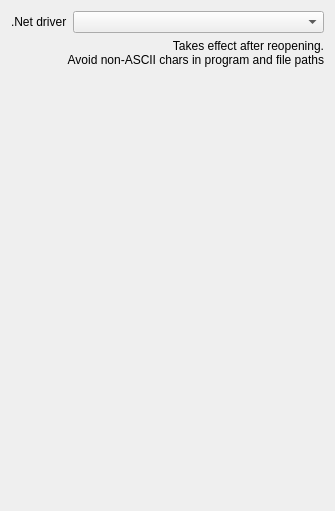
<?xml version="1.0" encoding="UTF-8"?>
<ui version="4.0">
 <class>Form</class>
 <widget class="QWidget" name="Form">
  <property name="geometry">
   <rect>
    <x>0</x>
    <y>0</y>
    <width>335</width>
    <height>511</height>
   </rect>
  </property>
  <property name="windowTitle">
   <string>Form</string>
  </property>
  <layout class="QFormLayout" name="formLayout">
   <item row="0" column="0">
    <widget class="QLabel" name="dotnetDriverLabel">
     <property name="toolTip">
      <string>use first spectrum if nothing is selected</string>
     </property>
     <property name="text">
      <string>.Net driver</string>
     </property>
    </widget>
   </item>
   <item row="0" column="1">
    <widget class="QComboBox" name="dotnetDriverComboBox"/>
   </item>
   <item row="1" column="0" colspan="2">
    <widget class="QLabel" name="label">
     <property name="text">
      <string>Takes effect after reopening.
Avoid non-ASCII chars in program and file paths</string>
     </property>
     <property name="alignment">
      <set>Qt::AlignRight|Qt::AlignTrailing|Qt::AlignVCenter</set>
     </property>
    </widget>
   </item>
  </layout>
 </widget>
 <resources/>
 <connections/>
</ui>
